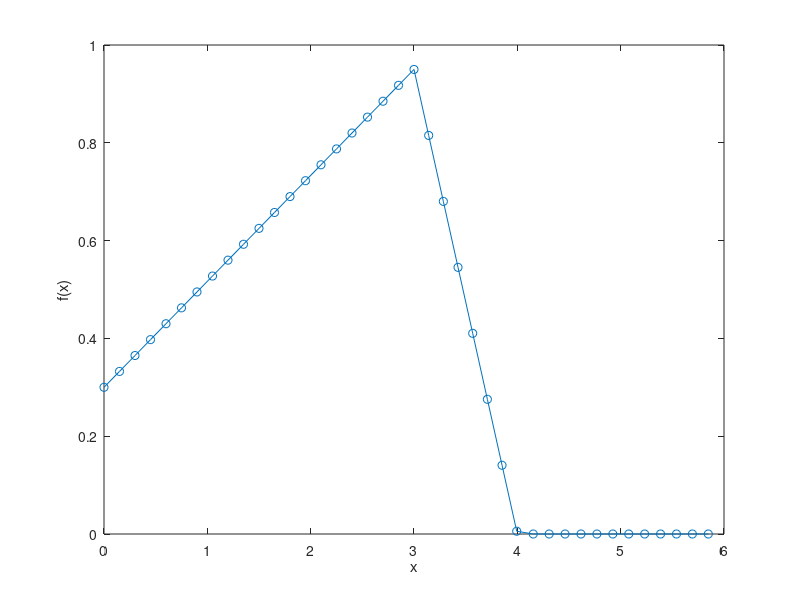

Write the MATLAB code that produced this figure.
clc;
clear;
close all

% Vytvorenie 1. aproximacnej funkcie

% Prvy krok je vytvorenie priamky
x = 0:0.15:3;   % Na x-ovej osi je 1. priamka v rozmedzi <0 3> a obsahuje 20 vzoriek
a = 0.21667;    
b = 0.3;        % a, b su parametre priamky, ktore treba vypocitat

y = a*x+b;      % rovnica 1. priamky

% Druhy krok, vytvorenie 2. priamky
x1 = 3:0.142:4; % V rozsaju <3 4> mame 2. priamku, ktora obsahuje 8 vzoriek

a1 = -0.95;
b1 = -4*a1;       % Opat parametre priamky, ktore treba vypocitat

y1 = a1*x1+b1;     % Rovnica 2. Priamky

% Spojenie jednotlivych casti funkcie
yz = [y y1(2:end) zeros(1,12)];         % Spojena 1. a 2. priamka, za ktore 
                                        % sme este pripojili 12 nul
xz = [x x1(2:end) 4.154:0.154:5.85];    % Spojenie x-ovych osi
                                        % Dolezita je hodnota 5.85, kde
                                        % koncia vsetky funkcie
% Vykreslenie danej funkcie                                        
figure
plot(xz, yz, '-o')
xlabel 'x'
ylabel 'f(x)'